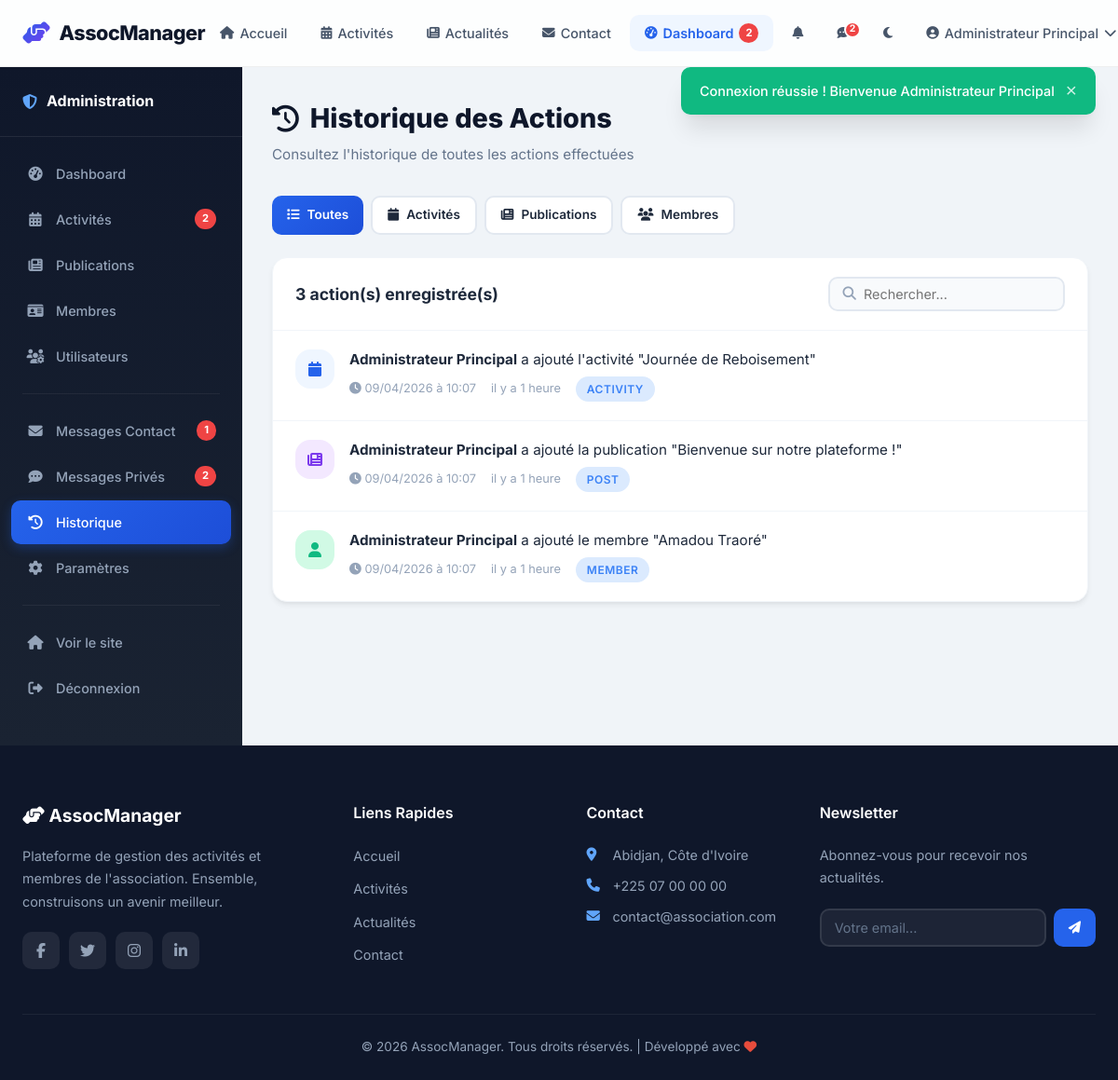
Screenshot of /admin/logs.php (signed in) with the database file from the repository.
### tables this page shows
CREATE TABLE IF NOT EXISTS users (
    id INT AUTO_INCREMENT PRIMARY KEY,
    username VARCHAR(50) NOT NULL UNIQUE,
    email VARCHAR(100) NOT NULL UNIQUE,
    password VARCHAR(255) NOT NULL,
    full_name VARCHAR(100) NOT NULL,
    phone VARCHAR(20) DEFAULT NULL,
    bio TEXT DEFAULT NULL,
    avatar VARCHAR(255) DEFAULT 'default.png',
    role ENUM('admin', 'user') DEFAULT 'user',
    is_active TINYINT(1) DEFAULT 1,
    created_at DATETIME DEFAULT CURRENT_TIMESTAMP,
    updated_at DATETIME DEFAULT CURRENT_TIMESTAMP ON UPDATE CURRENT_TIMESTAMP
);

CREATE TABLE IF NOT EXISTS logs (
    id INT AUTO_INCREMENT PRIMARY KEY,
    user_id INT DEFAULT NULL,
    action VARCHAR(500) NOT NULL,
    entity_type VARCHAR(50) DEFAULT NULL,
    entity_id INT DEFAULT NULL,
    created_at DATETIME DEFAULT CURRENT_TIMESTAMP,
    FOREIGN KEY (user_id) REFERENCES users(id) ON DELETE SET NULL
);

### admin/logs.php (the view, shortened to what this page needs)
<?php
require_once __DIR__ . '/../config/database.php';
require_once __DIR__ . '/../includes/auth.php';
$perPage = 20;
$page = max(1, (int)($_GET['page'] ?? 1));
$filterType = $_GET['type'] ?? '';
$where = '';
$params = [];
$totalStmt = $pdo->prepare("SELECT COUNT(*) as c FROM logs l $where");
$totalStmt->execute($params);
$total = $totalStmt->fetch()['c'];
$offset = ($page - 1) * $perPage;
$stmt = $pdo->prepare("SELECT l.*, u.full_name
                        FROM logs l
                        LEFT JOIN users u ON l.user_id = u.id
                        $where
                        ORDER BY l.created_at DESC
                        LIMIT $perPage OFFSET $offset");
$stmt->execute($params);
$logs = $stmt->fetchAll();
require_once __DIR__ . '/../includes/header.php';
?>
<div class="admin-layout">
    <?php include __DIR__ . '/sidebar.php'; ?>
    <div class="admin-content">
        <div class="admin-header">
            <div>
                <h1><i class="fas fa-history"></i> Historique des Actions</h1>
                <p>Consultez l'historique de toutes les actions effectuées</p>
            </div>
        </div>
        <div style="display:flex;gap:8px;margin-bottom:24px;flex-wrap:wrap;">
            <a href="?type=" class="btn <?php echo !$filterType ? 'btn-primary' : 'btn-secondary'; ?> btn-sm">
                <i class="fas fa-list"></i> Toutes
            </a>
            <a href="?type=activity" class="btn <?php echo $filterType === 'activity' ? 'btn-primary' : 'btn-secondary'; ?> btn-sm">
                <i class="fas fa-calendar"></i> Activités
            </a>
            <a href="?type=post" class="btn <?php echo $filterType === 'post' ? 'btn-primary' : 'btn-secondary'; ?> btn-sm">
                <i class="fas fa-newspaper"></i> Publications
            </a>
            <a href="?type=member" class="btn <?php echo $filterType === 'member' ? 'btn-primary' : 'btn-secondary'; ?> btn-sm">
                <i class="fas fa-users"></i> Membres
            </a>
        </div>
        <div class="table-card">
            <div class="table-header">
                <h3><?php echo $total; ?> action(s) enregistrée(s)</h3>
                <div class="search-box">
                    <i class="fas fa-search"></i>
                    <input type="text" placeholder="Rechercher...">
                </div>
            </div>
            <div class="log-list-full">
                <?php foreach ($logs as $log): ?>
                <div class="log-item-full">
                    <div class="log-icon-full">
                        <?php
                        $icon = 'fas fa-info-circle';
                        $iconClass = 'blue';
                        switch ($log['entity_type'] ?? '') {
                            case 'activity': $icon = 'fas fa-calendar'; $iconClass = 'blue'; break;
                            case 'post': $icon = 'fas fa-newspaper'; $iconClass = 'purple'; break;
                            case 'member': $icon = 'fas fa-user'; $iconClass = 'green'; break;
                        }
                        ?>
                        <div class="stat-icon <?php echo $iconClass; ?>" style="width:42px;height:42px;font-size:1rem;">
                            <i class="<?php echo $icon; ?>"></i>
                        </div>
                    </div>
                    <div class="log-content-full">
                        <p>
                            <strong><?php echo e($log['full_name'] ?? 'Système'); ?></strong>
                            <?php echo e($log['action']); ?>
                        </p>
                        <div class="log-meta">
                            <span><i class="fas fa-clock"></i> <?php echo date('d/m/Y à H:i', strtotime($log['created_at'])); ?></span>
                            <span><?php echo timeAgo($log['created_at']); ?></span>
                            <?php if ($log['entity_type']): ?>
                                <span class="badge badge-upcoming"><?php echo e(ucfirst($log['entity_type'])); ?></span>
                            <?php endif; ?>
                        </div>
                    </div>
                </div>
                <?php endforeach; ?>
            </div>
        </div>
    </div>
</div>
<?php require_once __DIR__ . '/../includes/footer.php'; ?>

### includes/header.php (shortened to what this page needs)
<?php
require_once __DIR__ . '/auth.php';
$currentUser = getCurrentUser();
$currentPage = basename($_SERVER['PHP_SELF'], '.php');
$unreadNotifs = getUnreadNotifCount();
$unreadPrivateMsgs = getUnreadPrivateMsgCount();
$pendingParticipations = getPendingParticipationsCount();
?>
<!DOCTYPE html>
<html lang="fr">
<head>
    <link rel="stylesheet" href="https://cdnjs.cloudflare.com/ajax/libs/font-awesome/6.5.1/css/all.min.css">
    <link rel="stylesheet" href="<?php echo BASE_URL; ?>/assets/css/style.css">
</head>
<body>
    <nav class="navbar" id="navbar">
        <div class="nav-container">
            <a href="<?php echo BASE_URL; ?>/index.php" class="nav-brand">
                <i class="fas fa-hands-helping"></i>
                <span>AssocManager</span>
            </a>
            <ul class="nav-menu" id="navMenu">
                <li><a href="<?php echo BASE_URL; ?>/index.php" class="nav-link <?php echo $currentPage === 'index' ? 'active' : ''; ?>">
                    <i class="fas fa-home"></i> Accueil
                </a></li>
                <li><a href="<?php echo BASE_URL; ?>/user/activities.php" class="nav-link">
                    <i class="fas fa-calendar-alt"></i> Activités
                </a></li>
                <li><a href="<?php echo BASE_URL; ?>/index.php#posts" class="nav-link">
                    <i class="fas fa-newspaper"></i> Actualités
                </a></li>
                <li><a href="<?php echo BASE_URL; ?>/index.php#contact" class="nav-link">
                    <i class="fas fa-envelope"></i> Contact
                </a></li>
                <?php if (isLoggedIn()): ?>
                    <?php if (isAdmin()): ?>
                        <li><a href="<?php echo BASE_URL; ?>/admin/dashboard.php" class="nav-link <?php echo strpos($_SERVER['PHP_SELF'], '/admin/') !== false ? 'active' : ''; ?>">
                            <i class="fas fa-tachometer-alt"></i> Dashboard
                            <?php if ($pendingParticipations > 0): ?><span class="dropdown-badge"><?php echo $pendingParticipations; ?></span><?php endif; ?>
                        </a></li>
                    <?php else: ?>
                        <li><a href="<?php echo BASE_URL; ?>/user/dashboard.php" class="nav-link <?php echo $currentPage === 'dashboard' ? 'active' : ''; ?>">
                            <i class="fas fa-tachometer-alt"></i> Dashboard
                        </a></li>
                    <?php endif; ?>
                    <li class="nav-notif-wrapper">
                        <a href="<?php echo BASE_URL; ?>/user/notifications.php" class="nav-link nav-notif-link" title="Notifications">
                            <i class="fas fa-bell"></i>
                        </a>
                    </li>
                    <li class="nav-notif-wrapper">
                        <a href="<?php echo BASE_URL; ?>/user/messages.php" class="nav-link nav-notif-link" title="Messages">
                            <i class="fas fa-comment-dots"></i>
                            <?php if ($unreadPrivateMsgs > 0): ?>
                                <span class="notif-badge"><?php echo $unreadPrivateMsgs > 9 ? '9+' : $unreadPrivateMsgs; ?></span>
                            <?php endif; ?>
                        </a>
                    </li>
                    <li>
                        <button class="nav-link dark-mode-toggle" id="darkModeToggle" title="Mode sombre" type="button">
                            <i class="fas fa-moon" id="darkModeIcon"></i>
                        </button>
                    </li>
                    <li class="nav-user-menu">
                        <a href="#" class="nav-link nav-user-link">
                            <?php if ($currentUser && $currentUser['avatar'] && $currentUser['avatar'] !== 'default.png'): ?>
                                <img src="<?php echo BASE_URL . '/assets/images/' . e($currentUser['avatar']); ?>" alt="Avatar" class="nav-avatar-img">
                            <?php else: ?>
                                <i class="fas fa-user-circle"></i>
                            <?php endif; ?>
                            <?php echo e($currentUser['full_name'] ?? 'Utilisateur'); ?>
                            <i class="fas fa-chevron-down"></i>
                        </a>
                    </li>
                <?php endif; ?>
            </ul>
        </div>
    </nav>
    <div class="flash-container">
    </div>
    <main class="main-content">

### rows the page displays
users: full_name "Administrateur Principal"
logs: user.full_name "Administrateur Principal", action "a ajouté l'activité \"Journée de Reboisement\"", created_at "09/04/2026 à 10:07", created_at "il y a 1 heure", entity_type "ACTIVITY"
logs: user.full_name "Administrateur Principal", action "a ajouté la publication \"Bienvenue sur notre plateforme !\"", created_at "09/04/2026 à 10:07", created_at "il y a 1 heure", entity_type "POST"
logs: user.full_name "Administrateur Principal", action "a ajouté le membre \"Amadou Traoré\"", created_at "09/04/2026 à 10:07", created_at "il y a 1 heure", entity_type "MEMBER"

### other values shown
$pendingParticipations "2"
$unreadPrivateMsgs "2"
$flash['message'] "Connexion réussie ! Bienvenue Administrateur Principal"
$sidebarPendingParts "2"
$sidebarUnreadMsgs "1"
$sidebarUnreadPrivate "2"
$total "3"
